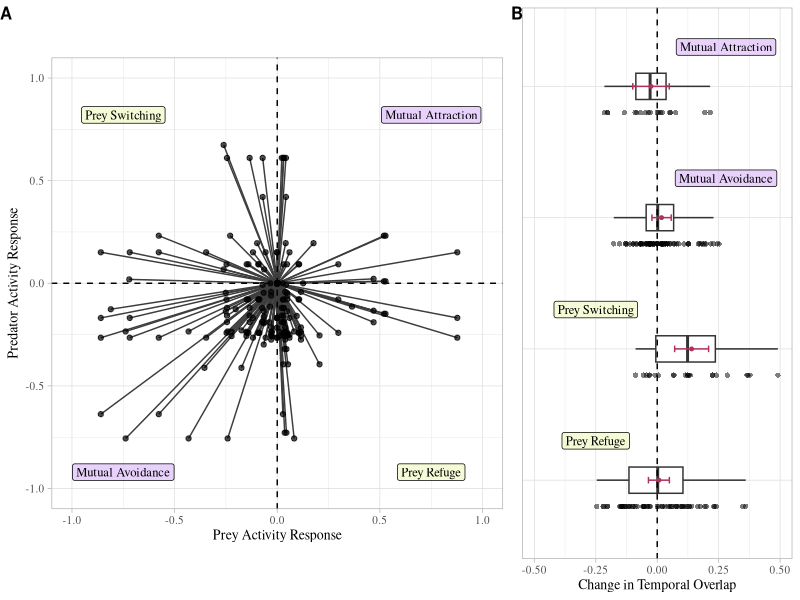

Write the R code that produced this figure.
## ---- chunk 1
knitr::opts_chunk$set(echo = FALSE, message = FALSE, warning = FALSE)
## ---- chunk 2
# Libraries
library(here) #set local working directory
library(tidyverse) #for data manipulation
library(emmeans) #for calculating estimated marginal means
library(multcomp) #for calculating CIs and tukey test
library(multcompView) #for labeling with letters
library(cowplot) #for joining plot panels
## ---- chunk 3
# Import data
data <- read_csv(here("data", "VanScoyoc_et_al_data.csv"))
## ---- chunk 4
# Center and standardize diurnal activity ratios
data <- data %>% 
        mutate(#center and standardize predator data
               pr_low_rescale = (pr_low_D_AR-0.5)*2 + #rescale diurnal activity from (0-1) to (-1-1)
                                 (-((pr_low_D_AR-0.5)*2)), #set low data to zero 
               pr_high_rescale = (pr_high_D_AR-0.5)*2 + #rescale diurnal activity from (0-1) to (-1-1)
                                 (-((pr_low_D_AR-0.5)*2)), #add opposite of pr_low_rescaled
               #center and standardize prey data
               py_low_rescale = (py_low_D_AR-0.5)*2 + #rescale diurnal activity from (0-1) to (-1-1)
                                 (-((py_low_D_AR-0.5)*2)), #set low data to zero 
               py_high_rescale = (py_high_D_AR-0.5)*2 + #rescale from (0-1) to (-1-1)
                                 (-((py_low_D_AR-0.5)*2))) #add opposite of pr_low_rescaled
## ---- chunk 5
# Tidy data for Figure2a
fig2a_data <- data %>% #call dataset
                dplyr::select(pair_ID, #select columns
                              pr_low_rescale, pr_high_rescale, 
                              py_low_rescale, py_high_rescale) %>% 
                pivot_longer(2:5) %>% #pivot data to long format for tidying human_activity level
                separate(name,c("type","human_activity"), sep = "_") %>% #separate columns
                mutate(type = ifelse(type == "pr", "predator", "prey")) %>% 
                pivot_wider(names_from = type, values_from = value) #pivot wide for plotting
## ---- chunk 6
# Fig 2a Plot

# Behavioral response pathway labels for plot 
plot_labels <- data.frame(name = c("Prey Switching", "Mutual Attraction", 
                                   "Mutual Avoidance", "Prey Refuge"),
                          x = c(-0.75, 0.75, -0.75, 0.75), 
                          y = c(0.82, 0.82, -0.92, - 0.92))
                          
plot_colors <- factor(c("#D6AEF8","#EDF7B5","#EDF7B5","#D6AEF8"))

# Plot
fig2a <- ggplot() +
        #Add data
            geom_line(data = fig2a_data, aes(x=prey, y=predator, #add lines grouped by pair_id 
                                             group = pair_ID), color = "#3D3D3D") +
            geom_point(data = fig2a_data, aes(x=prey, y=predator), alpha = 0.7) + #add points   
            geom_label(data = plot_labels, aes(x = x, y = y, #add behavioral response pathway 
                                               label = name,
                                               fill = plot_colors,
                                               alpha = 0.2), 
                                    size = 3.2, family="serif") +
          #Format plot
            scale_fill_manual(values = c("#EDF7B5","#D6AEF8")) + #fill labels with theme colors
            guides(fill="none", alpha="none") + #remove fill legend
            labs(x = "Prey Activity Response", y = "Predator Activity Response") + #label axes
            geom_vline(xintercept = 0, linetype='dashed') + #set x-axis line
            geom_hline(yintercept = 0, linetype='dashed') + #set y-axis line
            lims(x=c(-1,1),y=c(-1,1)) + #set axis limits
            coord_fixed() + #fix plot dimensions
            theme_light() + #set theme
            theme(text=element_text(size=10, family="serif")) #set text size & font
## ---- chunk 7
# Tidy data for Figure2b
fig2b_data <- data %>% #call dataset
                mutate(pr_shift_diurnal = pr_high_D_AR - pr_low_D_AR, #predator change in diurnality
                       py_shift_diurnal = py_high_D_AR - py_low_D_AR, #prey change in diurnality
                       hypothesis = ifelse(pr_shift_diurnal < 0 & py_shift_diurnal < 0, "Mutual Avoidance", 
                                  ifelse(pr_shift_diurnal > 0 & py_shift_diurnal > 0, "Mutual Attraction",
                                    ifelse(pr_shift_diurnal > 0 & py_shift_diurnal < 0, "Prey Switching",
                                      ifelse(pr_shift_diurnal < 0 & py_shift_diurnal > 0, "Prey Refuge", 
                                             "Neutral"))))) %>% 
                dplyr::select(reference, pair_ID, #select columns for plotting
                              hypothesis, change_overlap) %>%
                filter(!grepl('Neutral', hypothesis)) %>% #remove neutral response dyads (n = 6)
                drop_na() #without dyads without overlap values (n = 5) 
  
#Results in 16 studies, n = 167 dyads
## ---- chunk 8
# Calculate confidence intervalse for Figure 2b
model <- lm(change_overlap ~ hypothesis, data = fig2b_data) #set up model
model_means <- emmeans(object = model, specs = "hypothesis") #get adjusted weight means per group
model_means_cld <- cld(object = model_means, #add letters to each mean
                       adjust = "Tukey", Letters = letters, alpha = 0.05)
## ---- chunk 9
# Behavioral response pathway labels for plot 
plot_labels2 <- data.frame(name = c("Prey Refuge", "Prey Switching",
                                    "Mutual Avoidance", "Mutual Attraction"),
                           y = c(-0.25,-0.25,0.28, 0.28), 
                           x = c(1.3,2.3,3.3,4.3))

plot_colors2 <- factor(c("#D6AEF8","#D6AEF8","#EDF7B5","#EDF7B5"))

# Fig 2b Plot 

fig2b <- ggplot() +
      #Add data
          geom_point(data = fig2b_data, aes(y = change_overlap, x = fct_relevel(hypothesis, 
            "Prey Refuge","Prey Switching","Mutual Avoidance","Mutual Attraction")), #add points
            shape = 16, alpha = 0.5, position = position_nudge(x = -0.2)) +
          geom_boxplot(data = fig2b_data, aes(y = change_overlap, x = hypothesis), #add boxplot
            width = 0.2, outlier.shape = NA, position = position_nudge(x = 0)) +
          geom_point(data = model_means_cld, #add mean
                     aes(y = emmean, x = hypothesis), size = 1, color = "maroon") +
          geom_errorbar(data = model_means_cld, #add confidence intervals
                        aes(ymin = lower.CL, ymax = upper.CL, x = hypothesis),
                        width = 0.05, color = "maroon") +
          geom_label(data = plot_labels2, aes(x = x, y = y, #add behavioral response pathway 
                                               label = name, 
                                               fill = plot_colors2, 
                                               alpha = 0.2), 
                                    size = 3.2, family="serif") +
      #Format plot
          scale_fill_manual(values = c("#EDF7B5","#D6AEF8","#EDF7B5","#EDF7B5")) + #fill plot labels
          guides(fill="none", alpha="none") + #remove fill legend
          labs(x = "", y = "Change in Temporal Overlap") + #label axes
          geom_hline(yintercept = 0, linetype = "dashed") + #set x-axis line
          theme_light() + #set theme
          theme(text=element_text(size=10, family="serif"), #format axis text   
                axis.title.y=element_blank(), #remove x axis   
                axis.text.y=element_blank(), #remove x axis   
                axis.ticks.y=element_blank()) + #remove x axis    
          coord_flip() + #flip plot orientation
          ylim(c(-0.5, 0.5)) #fix plot size
## ---- chunk 10
# Combine Figure 2 plots
figure2 <- plot_grid(fig2a, fig2b, labels = "AUTO", label_size = 12, #combine plots
                    align = "h", axis = "b", nrow = 1, rel_widths = c(3,1.7), 
                    hjust = c(0, -0.04))
figure2
#ggsave("figure2.png", figure2, height = 4, width = 6.5, units = "in", dpi = 600)
